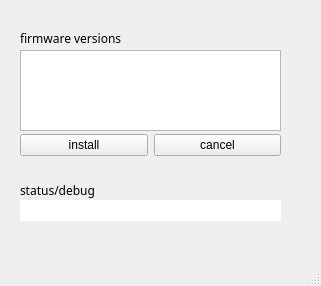
<?xml version="1.0" encoding="UTF-8"?>
<ui version="4.0">
 <class>MainWindow</class>
 <widget class="QMainWindow" name="MainWindow">
  <property name="geometry">
   <rect>
    <x>0</x>
    <y>0</y>
    <width>321</width>
    <height>286</height>
   </rect>
  </property>
  <property name="windowTitle">
   <string>MainWindow</string>
  </property>
  <widget class="QWidget" name="centralwidget">
   <widget class="QTableView" name="tableView">
    <property name="geometry">
     <rect>
      <x>20</x>
      <y>50</y>
      <width>261</width>
      <height>81</height>
     </rect>
    </property>
   </widget>
   <widget class="QWidget" name="horizontalLayoutWidget">
    <property name="geometry">
     <rect>
      <x>20</x>
      <y>130</y>
      <width>261</width>
      <height>31</height>
     </rect>
    </property>
    <layout class="QHBoxLayout" name="horizontalLayout">
     <item>
      <widget class="QPushButton" name="QInstallButton">
       <property name="text">
        <string>install</string>
       </property>
      </widget>
     </item>
     <item>
      <widget class="QPushButton" name="QCancelButton">
       <property name="text">
        <string>cancel</string>
       </property>
      </widget>
     </item>
    </layout>
   </widget>
   <widget class="QLabel" name="label_2">
    <property name="geometry">
     <rect>
      <x>20</x>
      <y>30</y>
      <width>121</width>
      <height>16</height>
     </rect>
    </property>
    <property name="font">
     <font>
      <family>Lucida Sans Typewriter</family>
      <weight>50</weight>
      <bold>false</bold>
     </font>
    </property>
    <property name="contextMenuPolicy">
     <enum>Qt::DefaultContextMenu</enum>
    </property>
    <property name="accessibleName">
     <string>0</string>
    </property>
    <property name="frameShadow">
     <enum>QFrame::Sunken</enum>
    </property>
    <property name="lineWidth">
     <number>0</number>
    </property>
    <property name="text">
     <string>firmware versions</string>
    </property>
   </widget>
   <widget class="QLabel" name="label_3">
    <property name="geometry">
     <rect>
      <x>20</x>
      <y>180</y>
      <width>121</width>
      <height>21</height>
     </rect>
    </property>
    <property name="font">
     <font>
      <family>Lucida Sans Typewriter</family>
      <weight>50</weight>
      <bold>false</bold>
     </font>
    </property>
    <property name="contextMenuPolicy">
     <enum>Qt::DefaultContextMenu</enum>
    </property>
    <property name="accessibleName">
     <string>0</string>
    </property>
    <property name="frameShadow">
     <enum>QFrame::Sunken</enum>
    </property>
    <property name="lineWidth">
     <number>0</number>
    </property>
    <property name="text">
     <string>status/debug</string>
    </property>
   </widget>
   <widget class="QLineEdit" name="Q_UpdateFeedback">
    <property name="geometry">
     <rect>
      <x>20</x>
      <y>200</y>
      <width>261</width>
      <height>21</height>
     </rect>
    </property>
    <property name="font">
     <font>
      <family>Lucida Sans Typewriter</family>
     </font>
    </property>
    <property name="frame">
     <bool>false</bool>
    </property>
    <property name="readOnly">
     <bool>true</bool>
    </property>
   </widget>
  </widget>
  <widget class="QMenuBar" name="menubar">
   <property name="geometry">
    <rect>
     <x>0</x>
     <y>0</y>
     <width>321</width>
     <height>21</height>
    </rect>
   </property>
  </widget>
  <widget class="QStatusBar" name="statusbar"/>
 </widget>
 <resources/>
 <connections/>
</ui>
